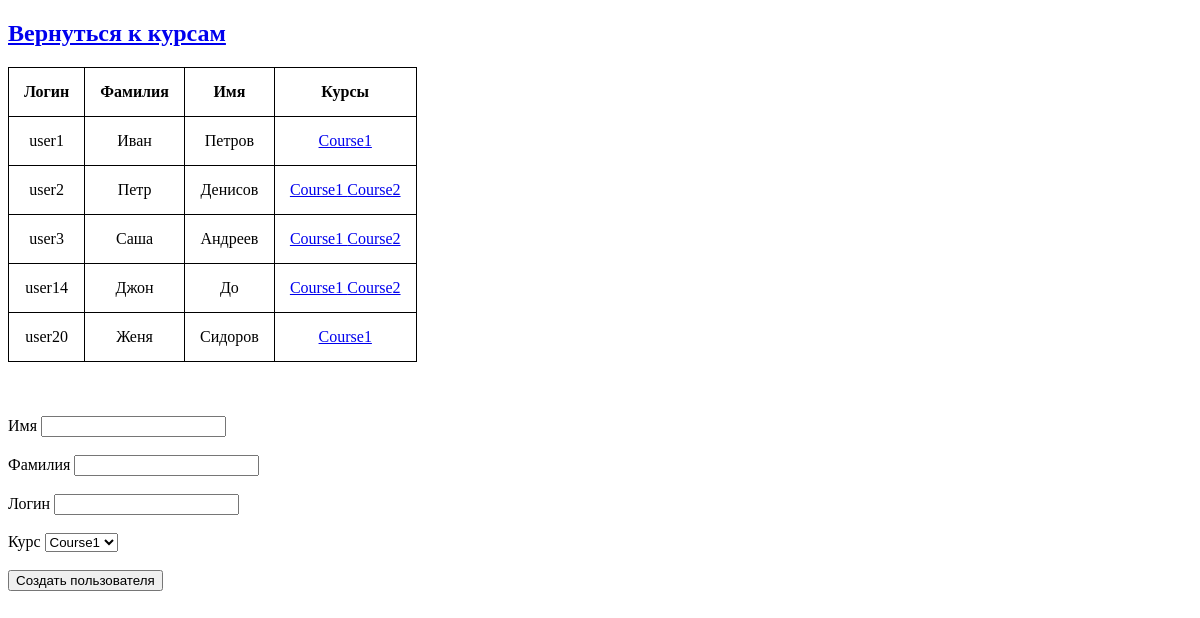
Before: /client_list with the older database file.
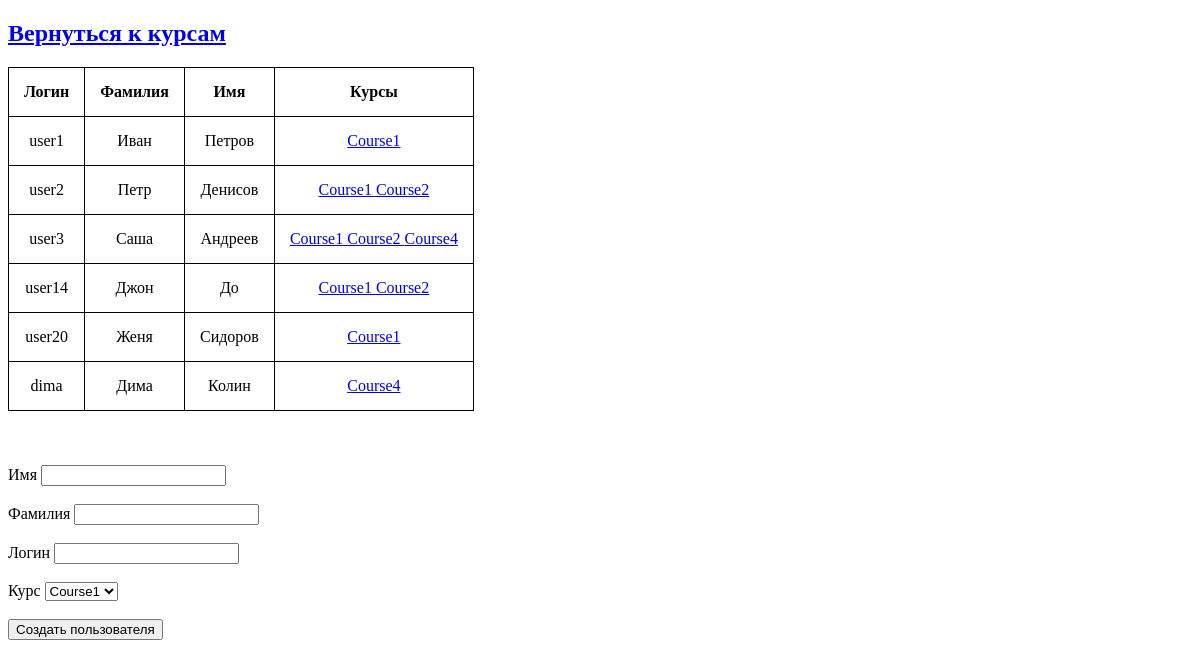
After: the same page with the newer database file.
### qrreader/models.py (models this page shows, shortened)
class Client(models.Model):
    user = models.OneToOneField(User, on_delete=models.CASCADE, related_name='client')
    id = models.AutoField(primary_key=True)
    courses = models.ManyToManyField(Course, blank=True)
    purse = models.IntegerField(default=0, blank=True, null=True)

class Course(models.Model):
    title = models.CharField(max_length=100, null=True, blank=True)
    id = models.AutoField(primary_key=True)
    teacher = models.ForeignKey(User, on_delete=models.SET_NULL, blank=True, null=True, related_name="course_teached")
    value = models.IntegerField(null=True, blank=True)
    def __str__(self):
        return self.title

### qrreader/views.py (the view, shortened to what this page needs)
# urls.py: path('client_list', client_list),
def client_list(request):
    clients = Client.objects.all()
    courses = Course.objects.all()
    return render(request, 'client_list.html', {'clients': clients,
                                                'courses': courses,
                                                })

### qrreader/templates/client_list.html (shortened to what this page needs)
<!DOCTYPE html>
<html lang="en">
<head>
</head>
<body>
    <main>
        <a href="/">
            <h2>
                Вернуться к курсам
            </h2>
        </a>
        <table>
            <thead>
                <tr>
                    <th>
                        Логин
                    </th>
                    <th>
                        Фамилия
                    </th>
                    <th>
                        Имя
                    </th>
                    <th>
                        Курсы
                    </th>
                </tr>
            </thead>
            <tbody>
                {% for client in clients %}
                    <tr>
                        <td>
                            {{ client.user.username }}
                        </td>
                        <td>
                            {{ client.user.first_name }}
                        </td>
                        <td>
                            {{ client.user.last_name }}
                        </td>
                        <td>
                            {% for course in client.courses.all %}
                                <a href="/{{ course.id }}">
                                    {{ course }}
                                </a>
                            {% endfor %}
                        </td>
                    </tr>
                {% endfor %}
            </tbody>
        </table><br/><br/><br/>
        <form method="post">
            <label for="first_name">Имя</label>
                <input id="first_name" name="first_name" type="text"><br/><br/>
            <label for="last_name">Фамилия</label>
                <input id="last_name" name="last_name" type="text"><br/><br/>
            <label for="username">Логин</label>
                <input id="username" name="username" type="text"><br/><br/>
            <label for="course">Курс</label>
                <select id="course" name="course">
                    {% for course in courses %}
                        <option value="{{ course.id }}">{{ course.title }}</option>
                    {% endfor %}
                </select><br/><br/>
            <button type="submit">Создать пользователя</button>
        </form>
    </main>
</body>
</html>

Changed rows visible on the page:
now on this page (row unchanged): Course: title "Course4"
added Client: user.username "dima", user.first_name "Дима", user.last_name "Колин"
